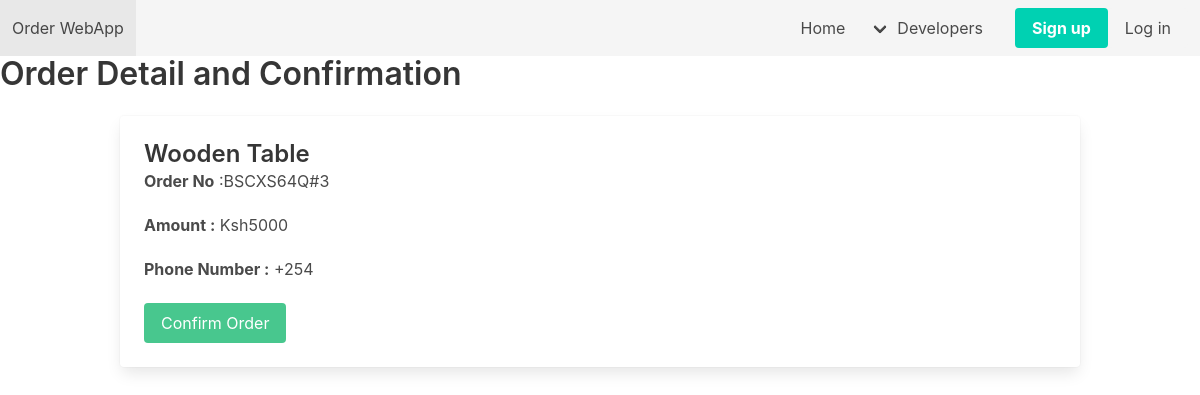
Page /order_detail/ on the earlier database version.
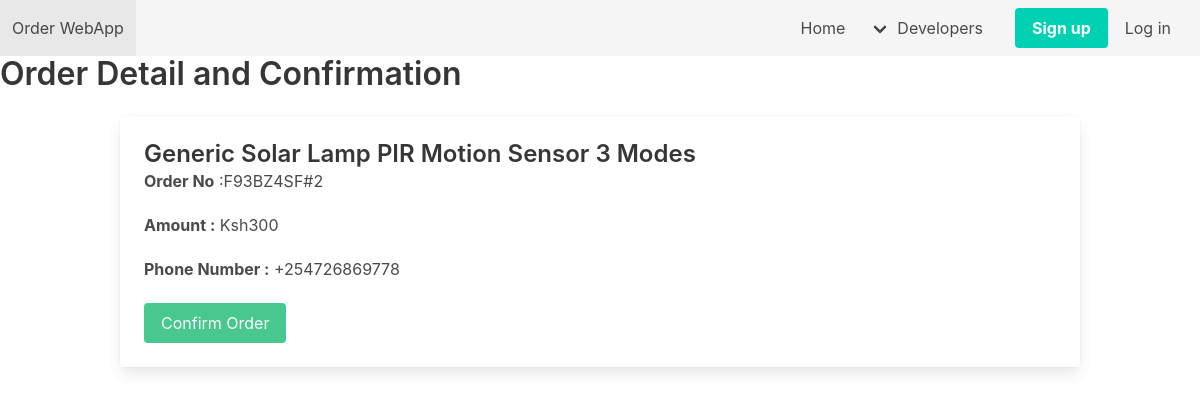
Same page on the later database version.
### restapp/models.py (models this page shows, shortened)
class Order(models.Model):
    order = models.ForeignKey(Item,on_delete=models.CASCADE,related_name="items")
    name = models.CharField(max_length=255,null=True)
    timestamp = models.DateTimeField(auto_now_add=True)
    amount = models.CharField(max_length=100,null=True)
    order_no = models.CharField(max_length=10,default=generate_order_no)
    phone = models.CharField(max_length=13,null=True)
    class Meta:
        unique_together = ['order','timestamp']
        ordering = ['timestamp']

### restapp/views.py (the view)
# urls.py: path('order_detail/',OrderDetails,name="order_detail"),
def OrderDetails(request):
    all_orders = Order.objects.order_by('-timestamp')[:1]
    return render(request,"restapp/order_detail.html",{"all_orders":all_orders})

### restapp/templates/restapp/order_detail.html
{% extends 'restapp/base.html' %} {% block content %}
<h1 class="title is-center">Order Detail and Confirmation</h1>
<div class="container">
    {% for order in all_orders %}
    <div class="card">
        <div class="card-content">
            <div class="media">
                <div class="media-content">
                    <p class="title is-4">{{order.name}}</p>
                    <p class="subtitle is-6"> <b>Order No</b> :{{ order.order_no }}</p>
                    <p class="subtitle is-6"> <b>Amount :</b> Ksh{{ order.amount }}</p>
                    <p class="subtitle is-6"> <b>Phone Number :</b> {{ order.phone }}</p>
                </div>
            </div>
            <a href="{% url 'checkout' order.id%}" class="button is-success"> Confirm Order</a>
        </div>
    </div>
    {% endfor %}
</div>
{% endblock %}

Differences in the rows shown:
no longer on this page (row unchanged): Order: name "Wooden Table", order_no "BSCXS64Q#3", amount "5000", phone "+254"
added Order: name "Generic Solar Lamp PIR Motion Sensor 3 Modes", order_no "F93BZ4SF#2", amount "300", phone "+254726869778"
